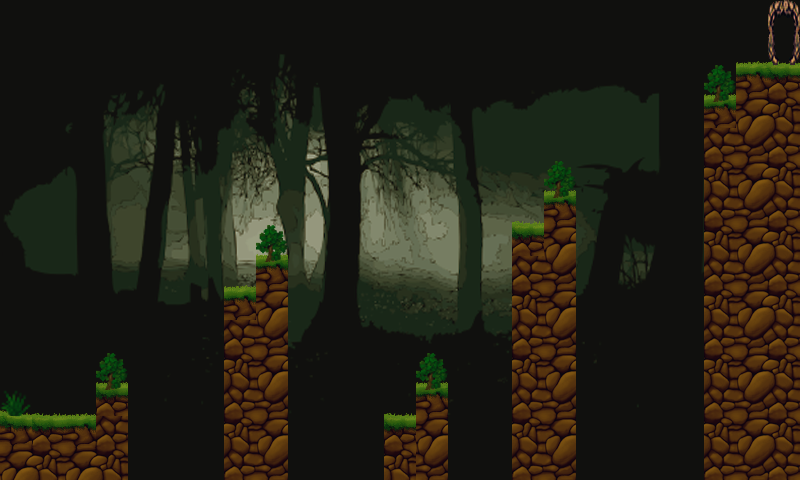

This game map was drawn from its Tiled (.tmx) file and the tilesets committed beside it. A one-line description and the trimmed map source follow:
An orthogonal 25x15 tile map with 32x32 px tiles, 3 tile layers (background, background2, background1), 3 tilesets and 20 objects (ground3, ground1, ground2, box1, ground4, ...).

<map version="1.0" orientation="orthogonal" renderorder="right-down" width="25" height="15" tilewidth="32" tileheight="32" nextobjectid="48">
 <properties>
  <property name="mapmeta" value="mapvalue" />
 </properties>
 <tileset firstgid="1" name="Untitled" tilewidth="32" tileheight="32">
  <image source="tiles.png" width="256" height="32" />
 </tileset>
 <tileset firstgid="9" name="forest" tilewidth="32" tileheight="32">
  <image source="forest.png" width="320" height="320" />
 </tileset>
 <tileset firstgid="109" name="Gothic-Forest_Clip_Art" tilewidth="800" tileheight="480">
  <image source="Gothic-Forest_Clip_Art.png" width="800" height="480" />
 </tileset>
 <layer name="background" width="25" height="15">
  <data>[375 cells, 1 non-empty, 1 distinct tile ids]</data>
 </layer>
 <layer name="background2" width="25" height="15">
  <data>[375 cells, 95 non-empty, 10 distinct tile ids]</data>
 </layer>
 <layer name="background1" width="25" height="15">
  <data>[375 cells, 14 non-empty, 6 distinct tile ids]</data>
 </layer>
 <objectgroup name="obstacles">
  <properties>
   <property name="objectmeta" value="objectvalue" />
  </properties>
  <object id="6" name="ground3" x="704" y="65" width="100" height="418">
   <properties>
    <property name="name" value="ground3" />
   </properties>
  </object>
  <object id="13" name="ground1" x="-4" y="417" width="132" height="73">
   <properties>
    <property name="name" value="ground2" />
   </properties>
  </object>
  <object id="24" name="ground2" x="418" y="385" width="31" height="118">
   <properties>
    <property name="name" value="ground2" />
   </properties>
  </object>
  <object id="28" name="box1" x="385" y="419" width="64" height="65">
   <properties>
    <property name="name" value="box1" />
   </properties>
  </object>
  <object id="39" name="ground4" x="513" y="227" width="62" height="262">
   <properties>
    <property name="name" value="ground4" />
   </properties>
  </object>
  <object id="40" name="ground5" x="224" y="289" width="63" height="216">
   <properties>
    <property name="name" value="ground5" />
   </properties>
  </object>
  <object id="41" name="ground6" x="97" y="390" width="31" height="136">
   <properties>
    <property name="name" value="ground6" />
   </properties>
  </object>
  <object id="46" name="ground7" x="256" y="264" width="31" height="73">
   <properties>
    <property name="name" value="ground7" />
   </properties>
  </object>
  <object id="47" name="ground8" x="544" y="195" width="31" height="73">
   <properties>
    <property name="name" value="ground8" />
   </properties>
  </object>
 </objectgroup>
 <objectgroup name="startFinish">
  <object id="10" name="start" x="5" y="352" width="48" height="64">
   <properties>
    <property name="name" value="start" />
   </properties>
  </object>
  <object id="12" name="finish" x="768" y="1" width="32" height="64">
   <properties>
    <property name="name" value="finish" />
   </properties>
  </object>
 </objectgroup>
 <objectgroup name="enemies" />
 <objectgroup name="shackleables">
  <object id="30" name="shackleable1" x="97" y="361" width="32" height="32">
   <properties>
    <property name="name" value="shackleable1" />
   </properties>
  </object>
  <object id="31" name="shackleable2" x="257" y="229" width="32" height="32">
   <properties>
    <property name="name" value="shackleable2" />
   </properties>
  </object>
  <object id="36" name="shackleable3" x="416" y="358" width="32" height="32">
   <properties>
    <property name="name" value="shackleable3" />
   </properties>
  </object>
  <object id="37" name="shackleable4" x="544" y="167" width="32" height="32">
   <properties>
    <property name="name" value="shackleable4" />
   </properties>
  </object>
  <object id="38" name="shackleable5" x="705" y="75" width="32" height="32">
   <properties>
    <property name="name" value="shackleable5" />
   </properties>
  </object>
 </objectgroup>
 <objectgroup name="platforms" />
 <objectgroup name="pinecones">
  <object id="32" name="pinecone2" x="338" y="9" width="23" height="27">
   <properties>
    <property name="name" value="pinecone2" />
   </properties>
  </object>
  <object id="35" name="pinecone1" x="170" y="3" width="23" height="27">
   <properties>
    <property name="name" value="pinecone1" />
   </properties>
  </object>
  <object id="44" name="pinecone3" x="463" y="3" width="23" height="27">
   <properties>
    <property name="name" value="pinecone2" />
   </properties>
  </object>
  <object id="45" name="pinecone4" x="610" y="4" width="23" height="27">
   <properties>
    <property name="name" value="pinecone2" />
   </properties>
  </object>
 </objectgroup>
</map>
